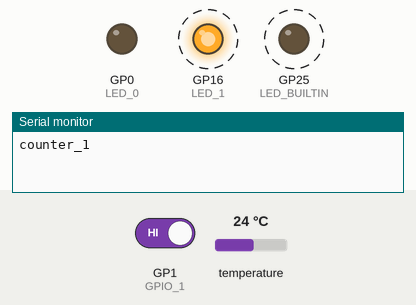
Recording of a sketch running on a simulated Raspberry Pi Pico. Shown: output pins drawn as LEDs (lit = HIGH), the last lines printed to the serial monitor. Dashed ring = blinking. The test bench sets the inputs (shaded band); at power-on: GP1 (GPIO_1) HIGH, temperature 24 °C.

Above: at 1.25 s.
1.3 s: GP1 (GPIO_1) driven LOW
At 2.15 s:
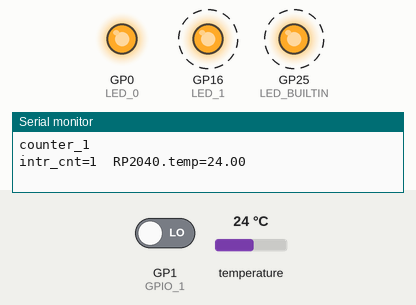
Timing chart, 0 to 10.3 s (numbered marks = the images above; inputs shaded):
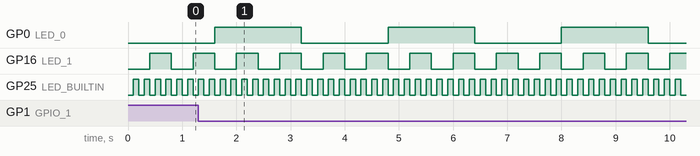

Measured:
- by itself, GP0 (LED_0): alternates HIGH for 1.6 s and LOW for 1.6 s
- by itself, GP16 (LED_1): alternates HIGH for 0.40 s and LOW for 0.40 s
- by itself, GP25 (LED_BUILTIN): alternates HIGH for 0.10 s and LOW for 0.10 s

The sketch:

Blink_RpiPicoW_MultiCore_20221211_0706.ino
```cpp
/*
  Blink
  toggle LEDs

  Most Arduinos have an on-board LED you can control. On the UNO, MEGA and ZERO
  it is attached to digital pin 13, on MKR1000 on pin 6. LED_BUILTIN is set to
  the correct LED pin independent of which board is used.
*/
#if defined(ARDUINO_ARCH_MBED_RP2040)
#warning __WARNING_DEFINED_RP2040__ARDUINO_ARCH_MBED_RP2040
#endif
#if defined(ARDUINO_ARCH_RP2040)
#warning __WARNING_DEFINED_RP2040__ARDUINO_ARCH_RP2040
#endif

#define BLINK_COUNT    4
#define DELAY_MS       100
#define GPIO_0         0
#define GPIO_1         1
#define GPIO_16        16
#define LED_0          GPIO_0
#define LED_1          GPIO_16

int counter_1   = 0;
int counter_old = 0;

void toggleLED(int pinLED) {
  //int LEDstate = digitalRead(pinLED);
  digitalWrite(pinLED, !digitalRead(pinLED));
}

// the setup function runs once when you press reset or power the board
void setup() {
  // initialize digital pin LED_BUILTIN as an output.
  pinMode(LED_BUILTIN, OUTPUT);
  pinMode(LED_0,       OUTPUT);
  pinMode(LED_1,       OUTPUT);
  digitalWrite(LED_BUILTIN, HIGH);   // turn the LED on (HIGH is the voltage level)
  digitalWrite(LED_0,       LOW );   // turn the LED off by making the voltage LOW
  digitalWrite(LED_1,       LOW );   // turn the LED off by making the voltage LOW
}

void setup1() {
  //pinMode(LED_BUILTIN, OUTPUT);
  attachInterrupt(GPIO_1, blink, FALLING);
  Serial.begin(115200);
  Serial.println("counter_1");
}

// the loop function runs over and over again forever
void loop() {
  for (int i=0; i<BLINK_COUNT; i++) {
    for (int j=0; j<BLINK_COUNT; j++) {
      for (int k=0; k<BLINK_COUNT; k++) {
        toggleLED(LED_BUILTIN);
        delay(DELAY_MS);
      }
      toggleLED(LED_1);
    }
    toggleLED(LED_0);
  }
}

void loop1() {
  if (counter_1 != counter_old) {
    Serial.print("intr_cnt=");
    Serial.print(counter_1);
    counter_old = counter_1;
    //digitalWrite(LED_BUILTIN, !digitalRead(LED_BUILTIN)); // Toggle LED
    Serial.print("  RP2040.temp=");
    Serial.println(analogReadTemp());
  }
}

void blink() {
  counter_1++;
}
```
